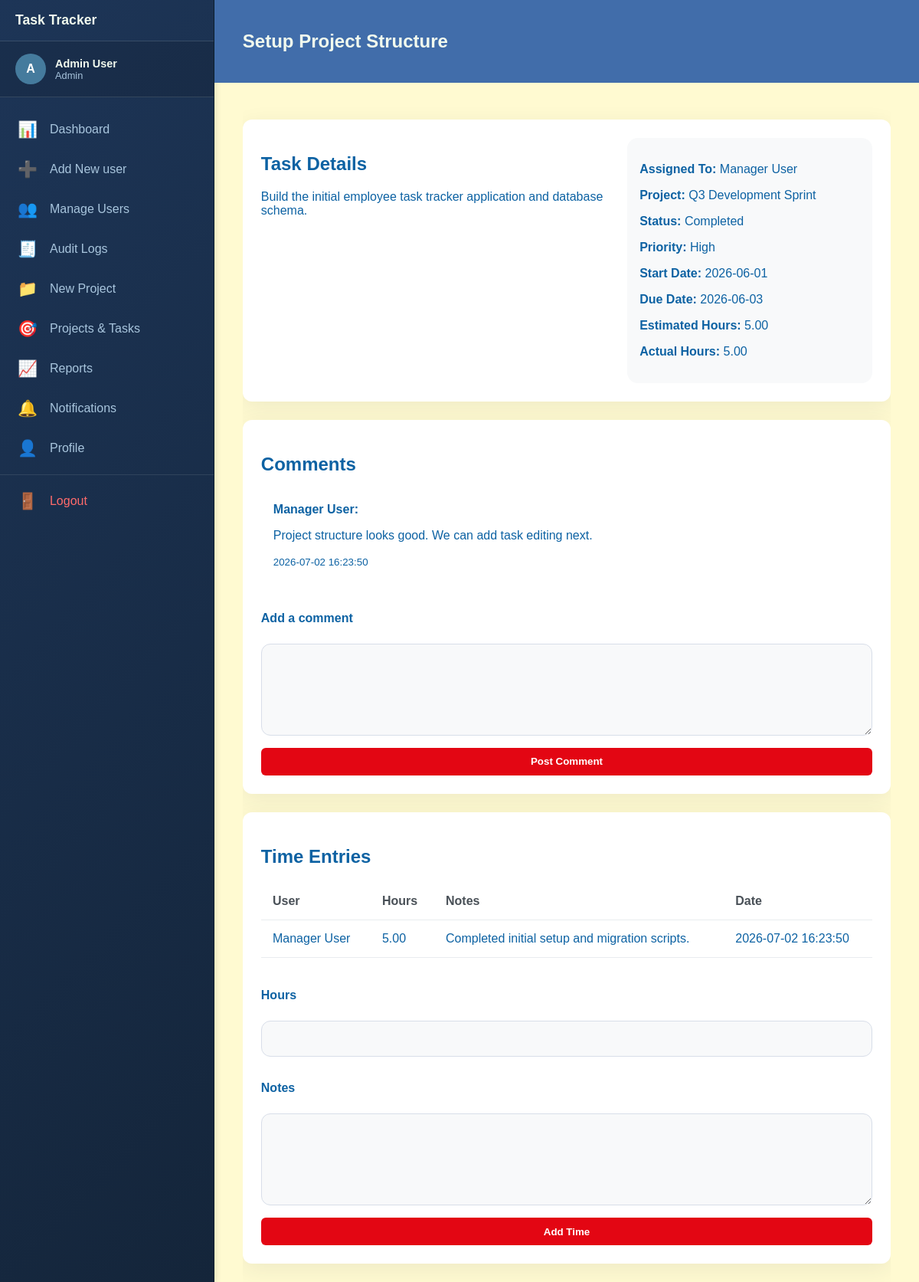
The page /task_view.php?id=1 (signed in) on the database its author committed.
### tables this page shows
CREATE TABLE `tasks` (
  `id` INT UNSIGNED AUTO_INCREMENT PRIMARY KEY,
  `title` VARCHAR(255) NOT NULL,
  `description` TEXT,
  `created_by` INT UNSIGNED NOT NULL,
  `project_id` INT UNSIGNED DEFAULT NULL,
  `assigned_to` INT UNSIGNED DEFAULT NULL,
  `status` ENUM('new', 'in_progress', 'blocked', 'completed') NOT NULL DEFAULT 'new',
  `priority` ENUM('low', 'medium', 'high') NOT NULL DEFAULT 'medium',
  `start_date` DATE DEFAULT NULL,
  `due_date` DATE DEFAULT NULL,
  `estimated_hours` DECIMAL(5,2) DEFAULT NULL,
  `actual_hours` DECIMAL(6,2) NOT NULL DEFAULT '0.00',
  `created_at` TIMESTAMP DEFAULT CURRENT_TIMESTAMP,
  `updated_at` TIMESTAMP DEFAULT CURRENT_TIMESTAMP ON UPDATE CURRENT_TIMESTAMP,
  INDEX (`assigned_to`),
  INDEX (`created_by`),
  INDEX (`project_id`),
  INDEX (`due_date`),
  CONSTRAINT `tasks_created_by_fk` FOREIGN KEY (`created_by`) REFERENCES `users` (`id`) ON DELETE CASCADE,
  CONSTRAINT `tasks_assigned_to_fk` FOREIGN KEY (`assigned_to`) REFERENCES `users` (`id`) ON DELETE SET NULL,
  CONSTRAINT `tasks_project_id_fk` FOREIGN KEY (`project_id`) REFERENCES `projects` (`id`) ON DELETE SET NULL
);

CREATE TABLE `users` (
  `id` INT UNSIGNED AUTO_INCREMENT PRIMARY KEY,
  `name` VARCHAR(100) NOT NULL,
  `email` VARCHAR(150) NOT NULL UNIQUE,
  `password` VARCHAR(255) NOT NULL,
  `role` ENUM('admin', 'manager', 'employee') NOT NULL DEFAULT 'employee',
  `profile_picture` VARCHAR(255) DEFAULT NULL,
  `created_at` TIMESTAMP DEFAULT CURRENT_TIMESTAMP,
  `updated_at` TIMESTAMP DEFAULT CURRENT_TIMESTAMP ON UPDATE CURRENT_TIMESTAMP
);

CREATE TABLE `projects` (
  `id` INT UNSIGNED AUTO_INCREMENT PRIMARY KEY,
  `name` VARCHAR(255) NOT NULL,
  `description` TEXT,
  `status` ENUM('active', 'on_hold', 'completed') NOT NULL DEFAULT 'active',
  `created_by` INT UNSIGNED NOT NULL,
  `created_at` TIMESTAMP DEFAULT CURRENT_TIMESTAMP,
  `updated_at` TIMESTAMP DEFAULT CURRENT_TIMESTAMP ON UPDATE CURRENT_TIMESTAMP,
  INDEX (`created_by`),
  CONSTRAINT `projects_created_by_fk` FOREIGN KEY (`created_by`) REFERENCES `users` (`id`) ON DELETE CASCADE
);

CREATE TABLE `comments` (
  `id` INT UNSIGNED AUTO_INCREMENT PRIMARY KEY,
  `task_id` INT UNSIGNED NOT NULL,
  `user_id` INT UNSIGNED NOT NULL,
  `body` TEXT NOT NULL,
  `created_at` TIMESTAMP DEFAULT CURRENT_TIMESTAMP,
  `updated_at` TIMESTAMP DEFAULT CURRENT_TIMESTAMP ON UPDATE CURRENT_TIMESTAMP,
  INDEX (`task_id`),
  INDEX (`user_id`),
  CONSTRAINT `comments_task_id_fk` FOREIGN KEY (`task_id`) REFERENCES `tasks` (`id`) ON DELETE CASCADE,
  CONSTRAINT `comments_user_id_fk` FOREIGN KEY (`user_id`) REFERENCES `users` (`id`) ON DELETE CASCADE
);

CREATE TABLE `time_entries` (
  `id` INT UNSIGNED AUTO_INCREMENT PRIMARY KEY,
  `task_id` INT UNSIGNED NOT NULL,
  `user_id` INT UNSIGNED NOT NULL,
  `hours` DECIMAL(5,2) NOT NULL,
  `notes` TEXT,
  `created_at` TIMESTAMP DEFAULT CURRENT_TIMESTAMP,
  `updated_at` TIMESTAMP DEFAULT CURRENT_TIMESTAMP ON UPDATE CURRENT_TIMESTAMP,
  INDEX (`task_id`),
  INDEX (`user_id`),
  CONSTRAINT `time_entries_task_id_fk` FOREIGN KEY (`task_id`) REFERENCES `tasks` (`id`) ON DELETE CASCADE,
  CONSTRAINT `time_entries_user_id_fk` FOREIGN KEY (`user_id`) REFERENCES `users` (`id`) ON DELETE CASCADE
);

### app/init.php (called while the page is built, shortened)
<?php
function db(): PDO
{
    static $pdo;
    if ($pdo) {
        return $pdo;
    }
    $dsn = 'mysql:host=127.0.0.1;dbname=employee_task_tracker;charset=utf8mb4';
    $user = 'root';
    $password = '';
    $pdo = new PDO($dsn, $user, $password, [
        PDO::ATTR_ERRMODE => PDO::ERRMODE_EXCEPTION,
        PDO::ATTR_DEFAULT_FETCH_MODE => PDO::FETCH_ASSOC,
    ]);
    return $pdo;
}
function findTaskById(int $id): ?array
{
    $stmt = db()->prepare(
        'SELECT t.*, u.name AS assigned_to_name, p.name AS project_name FROM tasks t
         LEFT JOIN users u ON t.assigned_to = u.id
         LEFT JOIN projects p ON t.project_id = p.id
         WHERE t.id = :id'
    );
    $stmt->execute(['id' => $id]);
    return $stmt->fetch() ?: null;
}
function getCommentsForTask(int $taskId): array
{
    $stmt = db()->prepare(
        'SELECT c.*, u.name AS user_name FROM comments c
         JOIN users u ON c.user_id = u.id
         WHERE c.task_id = :task_id ORDER BY c.created_at DESC'
    );
    $stmt->execute(['task_id' => $taskId]);
    return $stmt->fetchAll();
}
function getTimeEntriesForTask(int $taskId): array
{
    $stmt = db()->prepare(
        'SELECT t.*, u.name AS user_name FROM time_entries t
         JOIN users u ON t.user_id = u.id
         WHERE t.task_id = :task_id ORDER BY t.created_at DESC'
    );
    $stmt->execute(['task_id' => $taskId]);
    return $stmt->fetchAll();
}

### task_view.php (the view, shortened to what this page needs)
<?php
require_once __DIR__ . '/app/init.php';
$taskId = intval($_GET['id'] ?? 0);
$task = findTaskById($taskId);
$comments = getCommentsForTask($taskId);
$timeEntries = getTimeEntriesForTask($taskId);
?>
<!DOCTYPE html>
<html lang="en">
<head>
    <link rel="stylesheet" href="assets/styles.css">
</head>
<body>
    <?php require_once __DIR__ . '/includes/sidebar.php'; ?>
    <header class="site-header">
        <div class="container">
            <h1><?= htmlspecialchars($task['title']) ?></h1>
        </div>
    </header>
    <main class="container">
        <section class="panel">
            <div class="grid-2">
                <div>
                    <h2>Task Details</h2>
                    <p><?= nl2br(htmlspecialchars($task['description'] ?: 'No description')) ?></p>
                </div>
                <div class="details-box">
                    <p><strong>Assigned To:</strong> <?= htmlspecialchars($task['assigned_to_name'] ?: 'Unassigned') ?></p>
                    <p><strong>Project:</strong> <?= htmlspecialchars($task['project_name'] ?: 'No project') ?></p>
                    <p><strong>Status:</strong> <?= ucfirst(str_replace('_', ' ', $task['status'])) ?></p>
                    <p><strong>Priority:</strong> <?= ucfirst($task['priority']) ?></p>
                    <p><strong>Start Date:</strong> <?= $task['start_date'] ?: 'None' ?></p>
                    <p><strong>Due Date:</strong> <?= $task['due_date'] ?: 'None' ?></p>
                    <p><strong>Estimated Hours:</strong> <?= $task['estimated_hours'] ?: '0' ?></p>
                    <p><strong>Actual Hours:</strong> <?= $task['actual_hours'] ?: '0' ?></p>
                </div>
            </div>
        </section>
        <section class="panel">
            <h2>Comments</h2>
            <?php if (empty($comments)): ?>
                <p>No comments yet.</p>
            <?php else: ?>
                <ul class="comment-list">
                    <?php foreach ($comments as $comment): ?>
                        <li>
                            <strong><?= htmlspecialchars($comment['user_name']) ?>:</strong>
                            <p><?= nl2br(htmlspecialchars($comment['body'])) ?></p>
                            <small><?= $comment['created_at'] ?></small>
                        </li>
                    <?php endforeach; ?>
                </ul>
            <?php endif; ?>
            <form method="post" action="" class="inline-form">
                <label>Add a comment</label>
                <textarea name="comment_body" required></textarea>
                <button class="button primary" type="submit">Post Comment</button>
            </form>
        </section>
        <section class="panel">
            <h2>Time Entries</h2>
            <?php if (empty($timeEntries)): ?>
                <p>No time entries recorded.</p>
            <?php else: ?>
                <table>
                    <thead>
                        <tr>
                            <th>User</th>
                            <th>Hours</th>
                            <th>Notes</th>
                            <th>Date</th>
                        </tr>
                    </thead>
                    <tbody>
                        <?php foreach ($timeEntries as $entry): ?>
                            <tr>
                                <td><?= htmlspecialchars($entry['user_name']) ?></td>
                                <td><?= htmlspecialchars($entry['hours']) ?></td>
                                <td><?= htmlspecialchars($entry['notes']) ?></td>
                                <td><?= $entry['created_at'] ?></td>
                            </tr>
                        <?php endforeach; ?>
                    </tbody>
                </table>
            <?php endif; ?>
            <form method="post" action="" class="inline-form">
                <label>Hours</label>
                <input type="number" step="0.25" name="hours" required>
                <label>Notes</label>
                <textarea name="notes"></textarea>
                <button class="button primary" type="submit">Add Time</button>
            </form>
        </section>
    </main>
</body>
</html>

### assets/styles.css (style rules this page uses)
* { box-sizing: border-box; }
body { margin: 0; font-family: Arial, sans-serif; background: #fffad1; color: #0d62a3; }
.container { width: min(1100px, 92%); margin: 0 auto; padding: 1.5rem 0; }
.site-header { background: #416daa; color: #f1faee; padding: 1rem 0; }
.site-header .container { display: flex; align-items: center; justify-content: space-between; }
.site-header h1 { margin: 0; font-size: 1.5rem; }
.button, .link-button { display: inline-block; padding: 0.65rem 1rem; border-radius: 6px; text-decoration: none; border: none; cursor: pointer; font-weight: 600; }
.button.primary { background: #e30613; color: white; }
.panel { background: white; border-radius: 12px; padding: 1.5rem; margin-top: 1.5rem; box-shadow: 0 8px 30px rgba(35, 47, 60, 0.08); }
table { width: 100%; border-collapse: collapse; }
th, td { text-align: left; padding: 0.95rem; border-bottom: 1px solid #e9ecef; }
th { color: #495057; font-weight: 700; }
label { display: block; margin-bottom: 0.5rem; margin-top: 1rem; font-weight: 600; }
input, textarea, select { width: 100%; padding: 0.85rem 1rem; border-radius: 12px; border: 1px solid #d8dee9; background: #f8f9fa; font-size: 1rem; }
textarea { min-height: 120px; resize: vertical; }
.inline-form { display: grid; gap: 1rem; margin-top: 1.5rem; }
.grid-2 { display: grid; grid-template-columns: 1fr 320px; gap: 1.5rem; }
.details-box { padding: 1rem; background: #f8f9fa; border-radius: 14px; }
.comment-list { list-style: none; margin: 0; padding: 0; }
.comment-list li { padding: 1rem; border-bottom: 1px solid #e9ecef; }
.comment-list li:last-child { border-bottom: none; }
body { display: grid; grid-template-columns: auto 1fr; grid-template-rows: auto 1fr; min-height: 100vh; }
.site-header { grid-column: 2; grid-row: 1; }
main { grid-column: 2; grid-row: 2; overflow-y: auto; }

### rows shown on the page
tasks: title "Setup Project Structure", description "Build the initial employee task tracker application and database schema.", assigned_to.name "Manager User", project.name "Q3 Development Sprint", status "Completed", priority "High", start_date "2026-06-01", due_date "2026-06-03", estimated_hours "5.00", actual_hours "5.00"
comments: user.name "Manager User", body "Project structure looks good. We can add task editing next.", created_at "2026-07-02 16:23:50"
time_entries: user.name "Manager User", hours "5.00", notes "Completed initial setup and migration scripts.", created_at "2026-07-02 16:23:50"

### other values the page prints
substr($_SESSION['user']['name'], 0, 1) "A"
substr($_SESSION['user']['name'], 0, 15) "Admin User"
$_SESSION['user']['role'] "Admin"
